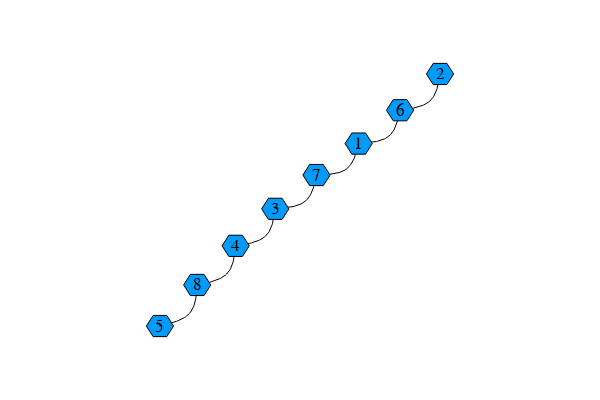

This figure's notebook cell:
### Code cell
graph = LightGraphs.SimpleGraph(K)
for i in 1:length(genome)-k
    a_to_b_connection = genome[i:i+k]
    a = BioSequences.canonical(BioSequences.DNAMer(a_to_b_connection[1:end-1]))
    b = BioSequences.canonical(BioSequences.DNAMer(a_to_b_connection[2:end]))
    a_index = kmers[a].index
    b_index = kmers[b].index
    edge = LightGraphs.Edge(a_index, b_index)
    LightGraphs.add_edge!(graph, edge)
end
GraphRecipes.graphplot(
    graph,
    names = 1:K,
    markersize = 0.15,
    fontsize=12)

### Figure 1 — Plotly figure (JSON) as saved in the notebook; plotly's stock layout.template omitted (floating-point values rounded to 4 significant figures)
{"data": [{"colorbar": {"title": ""}, "legendgroup": "y1", "line": {"color": "rgba(0, 0, 0, 1.000)", "dash": "solid", "shape": "linear", "width": 1}, "mode": "lines", "name": "y1", "showlegend": false, "type": "scatter", "x": [0.217, 0.222, 0.2271, 0.2321, 0.2371, 0.2421, 0.2471, 0.252, 0.2568, 0.2616, 0.2664, 0.2711, 0.2757, 0.2802, 0.2846, 0.289, 0.2932, 0.2974, 0.3014, 0.3053, 0.309, 0.3127, 0.3161, 0.3195, 0.3227, 0.3257, 0.3285, 0.3312, 0.3338, 0.3362, 0.3384, 0.3406, 0.3426, 0.3445, 0.3463, 0.348, 0.3496, 0.3511, 0.3525, 0.3539, 0.3551, 0.3564, 0.3575, 0.3586, 0.3597, 0.3608, 0.3618, 0.3628, 0.3638, 0.3647], "xaxis": "x", "y": [0.2082, 0.2087, 0.2091, 0.2095, 0.21, 0.2105, 0.211, 0.2116, 0.2122, 0.2129, 0.2137, 0.2145, 0.2154, 0.2165, 0.2176, 0.2188, 0.2201, 0.2216, 0.2232, 0.2249, 0.2267, 0.2288, 0.2309, 0.2333, 0.2358, 0.2385, 0.2414, 0.2444, 0.2476, 0.251, 0.2546, 0.2582, 0.2621, 0.266, 0.2701, 0.2743, 0.2785, 0.2829, 0.2874, 0.292, 0.2966, 0.3013, 0.3061, 0.3109, 0.3158, 0.3207, 0.3256, 0.3305, 0.3355, 0.3405], "yaxis": "y", "zmax": null, "zmin": null}, {"colorbar": {"title": ""}, "legendgroup": "y2", "line": {"color": "rgba(0, 0, 0, 1.000)", "dash": "solid", "shape": "linear", "width": 1}, "mode": "lines", "name": "y2", "showlegend": false, "type": "scatter", "x": [0.217, 0.2158, 0.2147, 0.2136, 0.2124, 0.2112, 0.21, 0.2087, 0.2074, 0.206, 0.2046, 0.2031, 0.2016, 0.2, 0.1982, 0.1964, 0.1945, 0.1925, 0.1904, 0.1882, 0.1858, 0.1833, 0.1807, 0.1779, 0.175, 0.1719, 0.1687, 0.1653, 0.1618, 0.1581, 0.1543, 0.1504, 0.1464, 0.1422, 0.138, 0.1336, 0.1292, 0.1247, 0.1201, 0.1154, 0.1107, 0.1059, 0.101, 0.09614, 0.09121, 0.08624, 0.08125, 0.07625, 0.07122, 0.0662], "xaxis": "x", "y": [0.2082, 0.2033, 0.1984, 0.1936, 0.1887, 0.1839, 0.1791, 0.1744, 0.1697, 0.1651, 0.1605, 0.156, 0.1516, 0.1474, 0.1432, 0.1391, 0.1351, 0.1313, 0.1276, 0.124, 0.1206, 0.1174, 0.1143, 0.1114, 0.1086, 0.1061, 0.1037, 0.1015, 0.09953, 0.09769, 0.09601, 0.09447, 0.09308, 0.09182, 0.09069, 0.08967, 0.08876, 0.08796, 0.08725, 0.08663, 0.08608, 0.08561, 0.0852, 0.08484, 0.08454, 0.08427, 0.08403, 0.08381, 0.08362, 0.08343], "yaxis": "y", "zmax": null, "zmin": null}, {"colorbar": {"title": ""}, "legendgroup": "y3", "line": {"color": "rgba(0, 0, 0, 1.000)", "dash": "solid", "shape": "linear", "width": 1}, "mode": "lines", "name": "y3", "showlegend": false, "type": "scatter", "x": [0.5074, 0.5067, 0.5059, 0.5052, 0.5044, 0.5036, 0.5027, 0.5018, 0.5009, 0.4999, 0.4988, 0.4977, 0.4965, 0.4952, 0.4938, 0.4923, 0.4907, 0.4889, 0.4871, 0.4851, 0.483, 0.4807, 0.4783, 0.4757, 0.473, 0.4701, 0.467, 0.4638, 0.4603, 0.4568, 0.4531, 0.4492, 0.4453, 0.4412, 0.4369, 0.4326, 0.4282, 0.4237, 0.4191, 0.4144, 0.4096, 0.4048, 0.3999, 0.395, 0.39, 0.385, 0.38, 0.3749, 0.3698, 0.3647], "xaxis": "x", "y": [0.4844, 0.4793, 0.4742, 0.4691, 0.4641, 0.4591, 0.4541, 0.4491, 0.4442, 0.4394, 0.4346, 0.4299, 0.4253, 0.4208, 0.4164, 0.412, 0.4078, 0.4037, 0.3997, 0.3958, 0.3921, 0.3885, 0.3851, 0.3818, 0.3787, 0.3758, 0.373, 0.3704, 0.368, 0.3657, 0.3635, 0.3615, 0.3596, 0.3579, 0.3562, 0.3547, 0.3533, 0.3519, 0.3507, 0.3495, 0.3484, 0.3474, 0.3464, 0.3454, 0.3445, 0.3437, 0.3429, 0.3421, 0.3413, 0.3405], "yaxis": "y", "zmax": null, "zmin": null}, {"colorbar": {"title": ""}, "legendgroup": "y4", "line": {"color": "rgba(0, 0, 0, 1.000)", "dash": "solid", "shape": "linear", "width": 1}, "mode": "lines", "name": "y4", "showlegend": false, "type": "scatter", "x": [-0.08088, -0.08157, -0.08226, -0.08296, -0.08369, -0.08444, -0.08524, -0.08607, -0.08696, -0.08791, -0.08892, -0.09001, -0.09117, -0.09243, -0.09378, -0.09524, -0.0968, -0.09848, -0.1003, -0.1022, -0.1043, -0.1065, -0.1089, -0.1115, -0.1142, -0.117, -0.1201, -0.1233, -0.1267, -0.1303, -0.134, -0.1378, -0.1418, -0.1459, -0.1501, -0.1544, -0.1588, -0.1633, -0.1679, -0.1726, -0.1774, -0.1822, -0.1871, -0.192, -0.197, -0.202, -0.2071, -0.2121, -0.2172, -0.2223], "xaxis": "x", "y": [-0.05069, -0.05581, -0.06092, -0.06602, -0.0711, -0.07614, -0.08116, -0.08613, -0.09105, -0.09591, -0.1007, -0.1054, -0.1101, -0.1147, -0.1191, -0.1235, -0.1278, -0.1319, -0.136, -0.1399, -0.1437, -0.1473, -0.1508, -0.1541, -0.1573, -0.1603, -0.1631, -0.1658, -0.1683, -0.1706, -0.1728, -0.1749, -0.1769, -0.1787, -0.1804, -0.1821, -0.1836, -0.185, -0.1863, -0.1876, -0.1888, -0.1899, -0.191, -0.192, -0.193, -0.1939, -0.1949, -0.1958, -0.1966, -0.1975], "yaxis": "y", "zmax": null, "zmin": null}, {"colorbar": {"title": ""}, "legendgroup": "y5", "line": {"color": "rgba(0, 0, 0, 1.000)", "dash": "solid", "shape": "linear", "width": 1}, "mode": "lines", "name": "y5", "showlegend": false, "type": "scatter", "x": [-0.08088, -0.07582, -0.07076, -0.06572, -0.0607, -0.05571, -0.05075, -0.04583, -0.04096, -0.03614, -0.03139, -0.0267, -0.02209, -0.01756, -0.01313, -0.008785, -0.004547, -0.0004186, 0.003593, 0.007481, 0.01124, 0.01486, 0.01833, 0.02166, 0.02482, 0.02783, 0.03066, 0.03334, 0.03587, 0.03825, 0.0405, 0.04261, 0.04461, 0.04648, 0.04825, 0.04991, 0.05147, 0.05295, 0.05434, 0.05566, 0.05691, 0.0581, 0.05923, 0.06031, 0.06136, 0.06237, 0.06335, 0.06431, 0.06526, 0.0662], "xaxis": "x", "y": [-0.05069, -0.05022, -0.04973, -0.04923, -0.04871, -0.04816, -0.04757, -0.04694, -0.04625, -0.0455, -0.04468, -0.04379, -0.04282, -0.04176, -0.04059, -0.03933, -0.03795, -0.03644, -0.03481, -0.03305, -0.03114, -0.02908, -0.02686, -0.02448, -0.02192, -0.01919, -0.01627, -0.01318, -0.009922, -0.006507, -0.002941, 0.0007676, 0.004612, 0.008585, 0.01268, 0.01688, 0.0212, 0.02561, 0.03011, 0.03469, 0.03935, 0.04408, 0.04886, 0.0537, 0.05859, 0.06351, 0.06846, 0.07344, 0.07843, 0.08343], "yaxis": "y", "zmax": null, "zmin": null}, {"colorbar": {"title": ""}, "legendgroup": "y6", "line": {"color": "rgba(0, 0, 0, 1.000)", "dash": "solid", "shape": "linear", "width": 1}, "mode": "lines", "name": "y6", "showlegend": false, "type": "scatter", "x": [-0.2223, -0.2228, -0.2233, -0.2239, -0.2244, -0.225, -0.2256, -0.2263, -0.227, -0.2278, -0.2287, -0.2296, -0.2306, -0.2317, -0.2329, -0.2342, -0.2356, -0.2372, -0.2389, -0.2407, -0.2426, -0.2448, -0.247, -0.2495, -0.2521, -0.2549, -0.2579, -0.261, -0.2644, -0.2679, -0.2715, -0.2753, -0.2792, -0.2833, -0.2874, -0.2917, -0.2961, -0.3006, -0.3052, -0.3099, -0.3146, -0.3195, -0.3243, -0.3293, -0.3342, -0.3393, -0.3443, -0.3494, -0.3545, -0.3596], "xaxis": "x", "y": [-0.1975, -0.2027, -0.2079, -0.2131, -0.2182, -0.2233, -0.2284, -0.2335, -0.2385, -0.2434, -0.2483, -0.2532, -0.2579, -0.2626, -0.2672, -0.2716, -0.276, -0.2803, -0.2845, -0.2885, -0.2924, -0.2962, -0.2998, -0.3033, -0.3066, -0.3098, -0.3128, -0.3156, -0.3183, -0.3209, -0.3233, -0.3256, -0.3278, -0.3299, -0.3318, -0.3337, -0.3354, -0.3371, -0.3387, -0.3402, -0.3416, -0.343, -0.3443, -0.3456, -0.3469, -0.3481, -0.3492, -0.3504, -0.3515, -0.3527], "yaxis": "y", "zmax": null, "zmin": null}, {"colorbar": {"title": ""}, "legendgroup": "y7", "line": {"color": "rgba(0, 0, 0, 1.000)", "dash": "solid", "shape": "linear", "width": 1}, "mode": "lines", "name": "y7", "showlegend": false, "type": "scatter", "x": [-0.4926, -0.4875, -0.4824, -0.4773, -0.4723, -0.4673, -0.4623, -0.4574, -0.4526, -0.4478, -0.443, -0.4384, -0.4338, -0.4293, -0.425, -0.4207, -0.4166, -0.4126, -0.4087, -0.405, -0.4014, -0.398, -0.3947, -0.3916, -0.3887, -0.386, -0.3835, -0.3811, -0.379, -0.377, -0.3751, -0.3734, -0.3719, -0.3704, -0.3691, -0.368, -0.3669, -0.3659, -0.3651, -0.3643, -0.3636, -0.363, -0.3624, -0.3619, -0.3614, -0.361, -0.3606, -0.3602, -0.3599, -0.3596], "xaxis": "x", "y": [-0.5156, -0.5142, -0.5128, -0.5114, -0.51, -0.5086, -0.5071, -0.5055, -0.504, -0.5023, -0.5007, -0.4989, -0.4971, -0.4952, -0.4932, -0.4912, -0.489, -0.4867, -0.4844, -0.4819, -0.4792, -0.4765, -0.4736, -0.4706, -0.4674, -0.4641, -0.4606, -0.457, -0.4532, -0.4493, -0.4453, -0.4411, -0.4368, -0.4325, -0.428, -0.4234, -0.4187, -0.414, -0.4091, -0.4042, -0.3993, -0.3942, -0.3891, -0.384, -0.3789, -0.3737, -0.3684, -0.3632, -0.3579, -0.3527], "yaxis": "y", "zmax": null, "zmin": null}, {"fill": "tozeroy", "fillcolor": "rgba(0, 154, 250, 1.000)", "hoverinfo": "none", "legendgroup": "y8", "line": {"color": "rgba(0, 0, 0, 1.000)", "dash": "solid", "width": 1}, "mode": "lines", "name": "y8", "showlegend": true, "type": "scatter", "x": [0.2656, 0.2413, 0.1927, 0.1684, 0.1927, 0.2413, 0.2656, 0.2656], "xaxis": "x1", "y": [0.2082, 0.2503, 0.2503, 0.2082, 0.1662, 0.1662, 0.2082, 0.2082], "yaxis": "y1"}, {"fill": "tozeroy", "fillcolor": "rgba(0, 154, 250, 1.000)", "hoverinfo": "none", "legendgroup": "y8", "line": {"color": "rgba(0, 0, 0, 1.000)", "dash": "solid", "width": 1}, "mode": "lines", "name": "y8", "showlegend": false, "type": "scatter", "x": [0.556, 0.5317, 0.4831, 0.4588, 0.4831, 0.5317, 0.556, 0.556], "xaxis": "x1", "y": [0.4844, 0.5265, 0.5265, 0.4844, 0.4423, 0.4423, 0.4844, 0.4844], "yaxis": "y1"}, {"fill": "tozeroy", "fillcolor": "rgba(0, 154, 250, 1.000)", "hoverinfo": "none", "legendgroup": "y8", "line": {"color": "rgba(0, 0, 0, 1.000)", "dash": "solid", "width": 1}, "mode": "lines", "name": "y8", "showlegend": false, "type": "scatter", "x": [-0.03228, -0.05658, -0.1052, -0.1295, -0.1052, -0.05658, -0.03228, -0.03228], "xaxis": "x1", "y": [-0.05069, -0.008603, -0.008603, -0.05069, -0.09278, -0.09278, -0.05069, -0.05069], "yaxis": "y1"}, {"fill": "tozeroy", "fillcolor": "rgba(0, 154, 250, 1.000)", "hoverinfo": "none", "legendgroup": "y8", "line": {"color": "rgba(0, 0, 0, 1.000)", "dash": "solid", "width": 1}, "mode": "lines", "name": "y8", "showlegend": false, "type": "scatter", "x": [-0.1737, -0.198, -0.2466, -0.2709, -0.2466, -0.198, -0.1737, -0.1737], "xaxis": "x1", "y": [-0.1975, -0.1554, -0.1554, -0.1975, -0.2396, -0.2396, -0.1975, -0.1975], "yaxis": "y1"}, {"fill": "tozeroy", "fillcolor": "rgba(0, 154, 250, 1.000)", "hoverinfo": "none", "legendgroup": "y8", "line": {"color": "rgba(0, 0, 0, 1.000)", "dash": "solid", "width": 1}, "mode": "lines", "name": "y8", "showlegend": false, "type": "scatter", "x": [-0.444, -0.4683, -0.5169, -0.5412, -0.5169, -0.4683, -0.444, -0.444], "xaxis": "x1", "y": [-0.5156, -0.4735, -0.4735, -0.5156, -0.5577, -0.5577, -0.5156, -0.5156], "yaxis": "y1"}, {"fill": "tozeroy", "fillcolor": "rgba(0, 154, 250, 1.000)", "hoverinfo": "none", "legendgroup": "y8", "line": {"color": "rgba(0, 0, 0, 1.000)", "dash": "solid", "width": 1}, "mode": "lines", "name": "y8", "showlegend": false, "type": "scatter", "x": [0.4133, 0.389, 0.3404, 0.3161, 0.3404, 0.389, 0.4133, 0.4133], "xaxis": "x1", "y": [0.3405, 0.3826, 0.3826, 0.3405, 0.2984, 0.2984, 0.3405, 0.3405], "yaxis": "y1"}, {"fill": "tozeroy", "fillcolor": "rgba(0, 154, 250, 1.000)", "hoverinfo": "none", "legendgroup": "y8", "line": {"color": "rgba(0, 0, 0, 1.000)", "dash": "solid", "width": 1}, "mode": "lines", "name": "y8", "showlegend": false, "type": "scatter", "x": [0.1148, 0.0905, 0.0419, 0.0176, 0.0419, 0.0905, 0.1148, 0.1148], "xaxis": "x1", "y": [0.08343, 0.1255, 0.1255, 0.08343, 0.04134, 0.04134, 0.08343, 0.08343], "yaxis": "y1"}, {"fill": "tozeroy", "fillcolor": "rgba(0, 154, 250, 1.000)", "hoverinfo": "none", "legendgroup": "y8", "line": {"color": "rgba(0, 0, 0, 1.000)", "dash": "solid", "width": 1}, "mode": "lines", "name": "y8", "showlegend": false, "type": "scatter", "x": [-0.311, -0.3353, -0.3839, -0.4082, -0.3839, -0.3353, -0.311, -0.311], "xaxis": "x1", "y": [-0.3527, -0.3106, -0.3106, -0.3527, -0.3948, -0.3948, -0.3527, -0.3527], "yaxis": "y1"}, {"colorbar": {"title": ""}, "legendgroup": "y9", "marker": {"color": "rgba(0, 154, 250, 1.000)", "line": {"color": "rgba(0, 0, 0, 1.000)", "width": 1}, "size": 0.3, "symbol": "hexagon"}, "mode": "markers", "name": "y9", "showlegend": true, "type": "scatter", "x": [0.217, 0.5074, -0.08088, -0.2223, -0.4926, 0.3647, 0.0662, -0.3596], "xaxis": "x", "y": [0.2082, 0.4844, -0.05069, -0.1975, -0.5156, 0.3405, 0.08343, -0.3527], "yaxis": "y", "zmax": null, "zmin": null}], "layout": {"annotations": [{"font": {"color": "rgba(0, 0, 0, 1.000)", "family": "sans-serif", "size": 17}, "rotation": 0, "showarrow": false, "text": "1", "x": 0.217, "xanchor": "center", "xref": "x", "y": 0.2082, "yanchor": "middle", "yref": "y"}, {"font": {"color": "rgba(0, 0, 0, 1.000)", "family": "sans-serif", "size": 17}, "rotation": 0, "showarrow": false, "text": "2", "x": 0.5074, "xanchor": "center", "xref": "x", "y": 0.4844, "yanchor": "middle", "yref": "y"}, {"font": {"color": "rgba(0, 0, 0, 1.000)", "family": "sans-serif", "size": 17}, "rotation": 0, "showarrow": false, "text": "3", "x": -0.08088, "xanchor": "center", "xref": "x", "y": -0.05069, "yanchor": "middle", "yref": "y"}, {"font": {"color": "rgba(0, 0, 0, 1.000)", "family": "sans-serif", "size": 17}, "rotation": 0, "showarrow": false, "text": "4", "x": -0.2223, "xanchor": "center", "xref": "x", "y": -0.1975, "yanchor": "middle", "yref": "y"}, {"font": {"color": "rgba(0, 0, 0, 1.000)", "family": "sans-serif", "size": 17}, "rotation": 0, "showarrow": false, "text": "5", "x": -0.4926, "xanchor": "center", "xref": "x", "y": -0.5156, "yanchor": "middle", "yref": "y"}, {"font": {"color": "rgba(0, 0, 0, 1.000)", "family": "sans-serif", "size": 17}, "rotation": 0, "showarrow": false, "text": "6", "x": 0.3647, "xanchor": "center", "xref": "x", "y": 0.3405, "yanchor": "middle", "yref": "y"}, {"font": {"color": "rgba(0, 0, 0, 1.000)", "family": "sans-serif", "size": 17}, "rotation": 0, "showarrow": false, "text": "7", "x": 0.0662, "xanchor": "center", "xref": "x", "y": 0.08343, "yanchor": "middle", "yref": "y"}, {"font": {"color": "rgba(0, 0, 0, 1.000)", "family": "sans-serif", "size": 17}, "rotation": 0, "showarrow": false, "text": "8", "x": -0.3596, "xanchor": "center", "xref": "x", "y": -0.3527, "yanchor": "middle", "yref": "y"}], "height": 400, "margin": {"b": 20, "l": 0, "r": 0, "t": 20}, "paper_bgcolor": "rgba(255, 255, 255, 1.000)", "plot_bgcolor": "rgba(255, 255, 255, 1.000)", "showlegend": false, "width": 600, "xaxis": {"anchor": "y", "domain": [0.1732, 0.8268], "gridcolor": "rgba(0, 0, 0, 0.100)", "gridwidth": 0.5, "linecolor": "rgba(0, 0, 0, 1.000)", "mirror": false, "range": [-0.6926, 0.7074], "showgrid": true, "showline": false, "showticklabels": true, "tickangle": 0, "tickcolor": "rgb(0, 0, 0)", "tickfont": {"color": "rgba(0, 0, 0, 1.000)", "family": "sans-serif", "size": 11}, "tickmode": "array", "ticks": "inside", "ticktext": [], "tickvals": [], "title": "", "titlefont": {"color": "rgba(0, 0, 0, 1.000)", "family": "sans-serif", "size": 15}, "type": "-", "visible": false, "zeroline": false, "zerolinecolor": "rgba(0, 0, 0, 1.000)"}, "yaxis": {"anchor": "x", "domain": [0.009843, 0.9902], "gridcolor": "rgba(0, 0, 0, 0.100)", "gridwidth": 0.5, "linecolor": "rgba(0, 0, 0, 1.000)", "mirror": false, "range": [-0.7156, 0.6844], "showgrid": true, "showline": false, "showticklabels": true, "tickangle": 0, "tickcolor": "rgb(0, 0, 0)", "tickfont": {"color": "rgba(0, 0, 0, 1.000)", "family": "sans-serif", "size": 11}, "tickmode": "array", "ticks": "inside", "ticktext": [], "tickvals": [], "title": "", "titlefont": {"color": "rgba(0, 0, 0, 1.000)", "family": "sans-serif", "size": 15}, "type": "-", "visible": false, "zeroline": false, "zerolinecolor": "rgba(0, 0, 0, 1.000)"}}}
